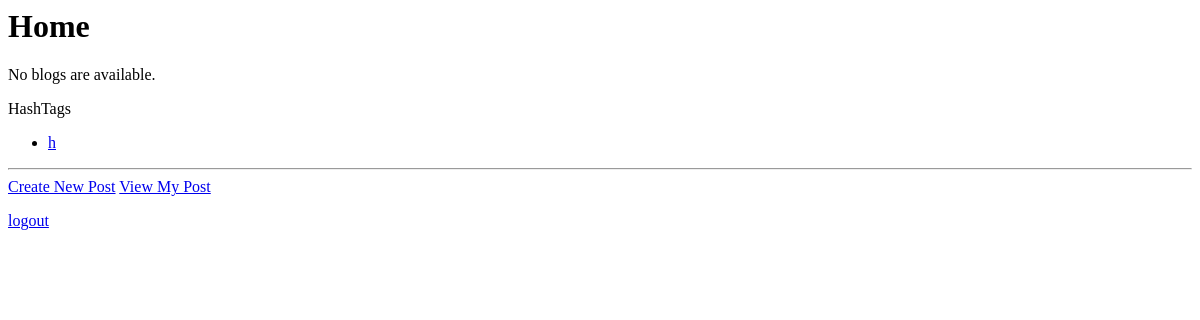
The app's page //home (signed in), older data.
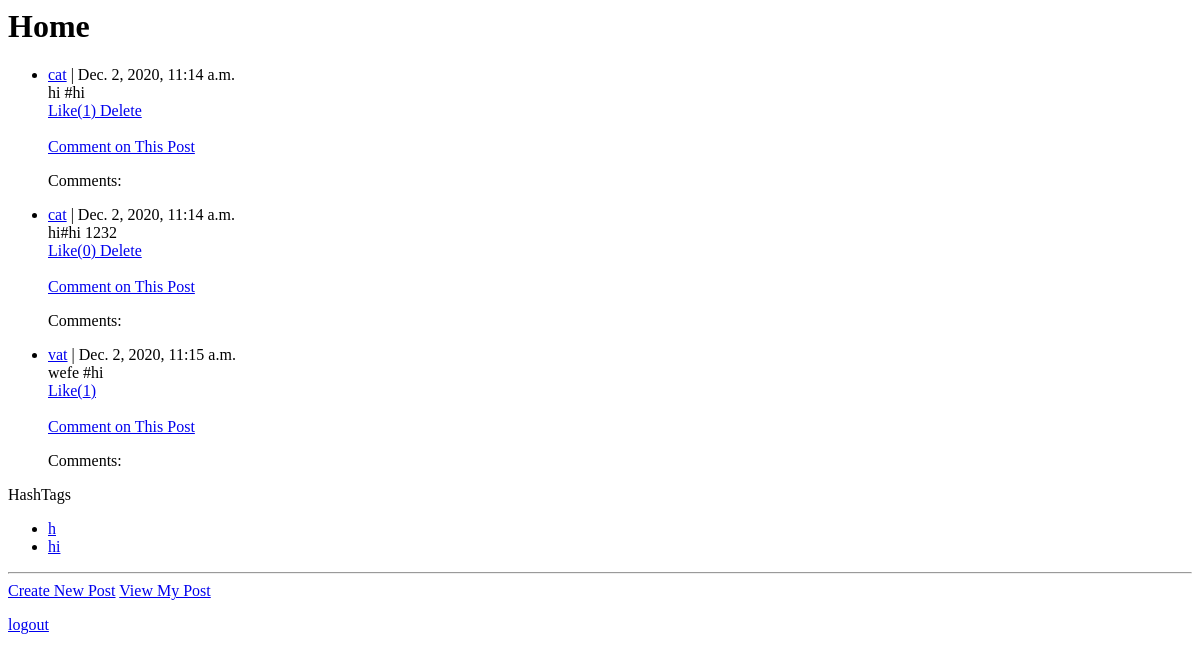
The same page, newer data.
### Blog/models.py (models this page shows, shortened)
class HashTag(models.Model):
    tag_text = models.TextField()
    def __str__(self):
        return self.tag_text

class Post(models.Model):
    post_text = models.TextField()
    pub_date = models.DateTimeField('date published')
    author = models.ForeignKey(User, on_delete=models.CASCADE)
    tags = models.ManyToManyField(HashTag)
    likes = models.IntegerField(default=0)

### Blog/views.py (the view)
# urls.py: path('/home', views.home, name='home'),
def home(request):
    post_list = Post.objects.all()
    tag_list = HashTag.objects.all()
    context = {'post_list': post_list,
               'tag_list': tag_list}
    return render(request, 'registration/home.html', context)

### Blog/templates/registration/home.html (shortened to what this page needs)
{% block title %}<h1>Home</h1>{% endblock %}
{% block content %}
{% if user.is_authenticated %}
    {% if post_list %}
    <ul>
    {% for p in post_list%}
        <li><a href="{% url 'viewOthers' p.author.id%}">{{p.author}}</a> | {{ p.pub_date }}</li>
        {{p.post_text}}
        <br><a href="{% url 'like' p.id %}">Like({{ p.likes }}) </a>
        {% if user == p.author %}
            <a href="{% url 'delete' p.id %}">Delete</a>
        {% endif %} </br>
        <br><a href="{% url 'comment' p.id %}">Comment on This Post</a></br>
        <p>Comments:</p>
    {% endfor %}
    </ul>
    {% else %}
        <p>No blogs are available.</p>
    {% endif %}
     <p>HashTags</p>
    {% if tag_list %}
    <ul>
    {% for tag in tag_list%}
        <li><a href="{% url 'viewTag' tag.id %}">{{tag}}</a>
    {% endfor %}
    </ul>
    {% else %}
        <p>No tags yet. Make some!</p>
    {% endif %}
    <hr>
    <a href="{% url 'create' %}">Create New Post</a> <a href="{% url 'viewMy' %}">View My Post</a>
    <p><a href="{% url 'logout' %}">logout</a></p>
{% else %}
  <p>You are not logged in</p>
 <p> <a href="{% url 'login' %}">login</a></p>
    <a href="{% url 'signup' %}"> signup</a>
{% endif %}
{% endblock %}

Row changes from the older to the newer data that the page shows:
added Post: author "cat", pub_date "Dec. 2, 2020, 11:14 a.m.", post_text "hi #hi", likes "1", shows "Delete"
added Post: author "cat", pub_date "Dec. 2, 2020, 11:14 a.m.", post_text "hi#hi 1232", likes "0", shows "Delete"
added Post: author "vat", pub_date "Dec. 2, 2020, 11:15 a.m.", post_text "wefe #hi", likes "1"
added HashTag: tag_text "hi"
Text that changed along with them:
text no longer shown: "No blogs are available."
